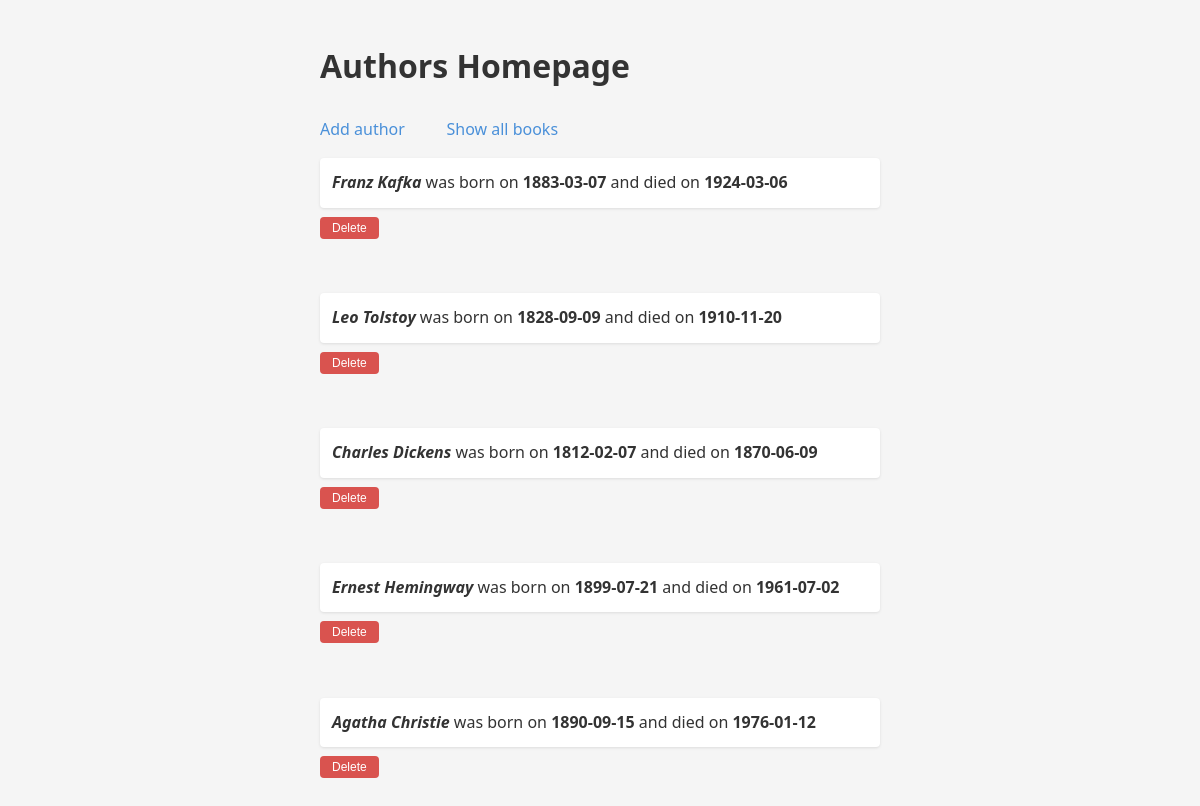
The app's page /authors with its own data.
### data_models.py (models this page shows)
class Author(db.Model):
    __tablename__ = "authors"
    id = Column(Integer, autoincrement=True, primary_key=True)
    name = Column(String)
    birth_date = Column(String)
    date_of_death = Column(String)

### app.py (the view)
@app.route('/authors')
def view_authors():
  authors = db.session.query(Author) \
    .all()
  return render_template('authors.html', authors=authors)

### templates/authors.html (shortened to what this page needs)
<!DOCTYPE html>
<html lang="en">
<head>
    <link rel="stylesheet" href="static/styles.css">
</head>
<body>
<h1>Authors Homepage</h1><br>
 <a href="/add_author">Add author</a>&nbsp;&nbsp;&nbsp;&nbsp;&nbsp;&nbsp;&nbsp;&nbsp;&nbsp;
<a href="/">Show all books</a><br>
 {% for author in authors %}
<p><b><em>{{author.name}}</em></b> was born on <b>{{author.birth_date}}</b> and died on <b>{{author.date_of_death}}</b></p>
    <form method="post" action="/authors/{{author.id}}/delete">
        <input value="Delete" type="submit">
    </form><br>
    {% endfor %}
  <br>
</body>
</html>

### static/styles.css (style rules this page uses)
* { margin: 0; padding: 0; box-sizing: border-box; }
body { font-family: system-ui, -apple-system, sans-serif; max-width: 600px; margin: 40px auto; padding: 0 20px; background: #f5f5f5; color: #333; line-height: 1.6; }
form { margin-bottom: 12px; }
input[type="submit"] { padding: 8px 16px; border: none; border-radius: 4px; background: #4a90d9; color: white; font-size: 14px; cursor: pointer; }
input[value="Delete"] { background: #d9534f; padding: 4px 12px; font-size: 12px; }
p { font-size: 16px; margin-top: 16px; margin-bottom: 6px; padding: 12px; background: white; border-radius: 4px; box-shadow: 0 1px 3px rgba(0, 0, 0, 0.1); }
a { color: #4a90d9; text-decoration: none; font-weight: 500; }

### records on screen
Author: name "Franz Kafka", birth_date "1883-03-07", date_of_death "1924-03-06"
Author: name "Leo Tolstoy", birth_date "1828-09-09", date_of_death "1910-11-20"
Author: name "Charles Dickens", birth_date "1812-02-07", date_of_death "1870-06-09"
Author: name "Ernest Hemingway", birth_date "1899-07-21", date_of_death "1961-07-02"
Author: name "Agatha Christie", birth_date "1890-09-15", date_of_death "1976-01-12"
